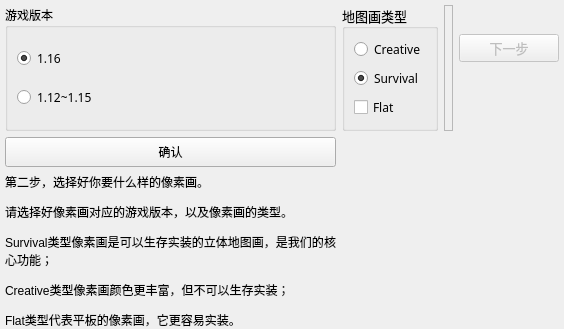
        <widget class="QWidget" name="PageType">
         <layout class="QGridLayout" name="gridLayout_3" rowstretch="0,0,0">
          <property name="leftMargin">
           <number>5</number>
          </property>
          <property name="topMargin">
           <number>5</number>
          </property>
          <property name="rightMargin">
           <number>5</number>
          </property>
          <property name="bottomMargin">
           <number>0</number>
          </property>
          <item row="0" column="3">
           <layout class="QVBoxLayout" name="verticalLayout_7">
            <item>
             <widget class="QPushButton" name="NextPage2">
              <property name="enabled">
               <bool>false</bool>
              </property>
              <property name="sizePolicy">
               <sizepolicy hsizetype="Fixed" vsizetype="Fixed">
                <horstretch>0</horstretch>
                <verstretch>0</verstretch>
               </sizepolicy>
              </property>
              <property name="minimumSize">
               <size>
                <width>100</width>
                <height>20</height>
               </size>
              </property>
              <property name="font">
               <font>
                <family>微软雅黑</family>
                <pointsize>10</pointsize>
               </font>
              </property>
              <property name="text">
               <string>下一步</string>
              </property>
             </widget>
            </item>
            <item>
             <spacer name="verticalSpacer_69">
              <property name="orientation">
               <enum>Qt::Vertical</enum>
              </property>
              <property name="sizeType">
               <enum>QSizePolicy::Preferred</enum>
              </property>
              <property name="sizeHint" stdset="0">
               <size>
                <width>20</width>
                <height>40</height>
               </size>
              </property>
             </spacer>
            </item>
           </layout>
          </item>
          <item row="2" column="0">
           <widget class="QLabel" name="label_8">
            <property name="sizePolicy">
             <sizepolicy hsizetype="Minimum" vsizetype="Expanding">
              <horstretch>0</horstretch>
              <verstretch>0</verstretch>
             </sizepolicy>
            </property>
            <property name="styleSheet">
             <string notr="true">backgroundcolor: rgb(255, 255, 255);</string>
            </property>
            <property name="text">
             <string>&lt;html&gt;&lt;head/&gt;&lt;body&gt;&lt;p align=&quot;justify&quot;&gt;第二步，选择好你要什么样的像素画。&lt;/p&gt;&lt;p align=&quot;justify&quot;&gt;请选择好像素画对应的游戏版本，以及像素画的类型。&lt;/p&gt;&lt;p align=&quot;justify&quot;&gt;Survival类型像素画是可以生存实装的立体地图画，是我们的核心功能；&lt;/p&gt;&lt;p align=&quot;justify&quot;&gt;Creative类型像素画颜色更丰富，但不可以生存实装；&lt;/p&gt;&lt;p align=&quot;justify&quot;&gt;Flat类型代表平板的像素画，它更容易实装。&lt;/p&gt;&lt;/body&gt;&lt;/html&gt;</string>
            </property>
            <property name="wordWrap">
             <bool>true</bool>
            </property>
           </widget>
          </item>
          <item row="0" column="0">
           <widget class="QGroupBox" name="BoxGameVersion">
            <property name="sizePolicy">
             <sizepolicy hsizetype="Minimum" vsizetype="Minimum">
              <horstretch>0</horstretch>
              <verstretch>0</verstretch>
             </sizepolicy>
            </property>
            <property name="font">
             <font>
              <family>微软雅黑</family>
              <pointsize>9</pointsize>
             </font>
            </property>
            <property name="title">
             <string>游戏版本</string>
            </property>
            <layout class="QVBoxLayout" name="verticalLayout_3">
             <item>
              <widget class="QRadioButton" name="isGame15">
               <property name="font">
                <font>
                 <family>微软雅黑</family>
                 <pointsize>9</pointsize>
                </font>
               </property>
               <property name="text">
                <string>1.16</string>
               </property>
               <property name="checked">
                <bool>true</bool>
               </property>
              </widget>
             </item>
             <item>
              <widget class="QRadioButton" name="isGame16">
               <property name="font">
                <font>
                 <family>微软雅黑</family>
                 <pointsize>9</pointsize>
                </font>
               </property>
               <property name="text">
                <string>1.12~1.15</string>
               </property>
              </widget>
             </item>
            </layout>
           </widget>
          </item>
          <item row="0" column="1">
           <widget class="QGroupBox" name="BoxMapType">
            <property name="sizePolicy">
             <sizepolicy hsizetype="Minimum" vsizetype="Minimum">
              <horstretch>0</horstretch>
              <verstretch>0</verstretch>
             </sizepolicy>
            </property>
            <property name="font">
             <font>
              <family>微软雅黑</family>
              <pointsize>10</pointsize>
             </font>
            </property>
            <property name="title">
             <string>地图画类型</string>
            </property>
            <layout class="QVBoxLayout" name="verticalLayout_5">
             <item>
              <widget class="QRadioButton" name="isMapCreative">
               <property name="font">
                <font>
                 <family>微软雅黑</family>
                 <pointsize>9</pointsize>
                </font>
               </property>
               <property name="text">
                <string>Creative</string>
               </property>
              </widget>
             </item>
             <item>
              <widget class="QRadioButton" name="isMapSurvival">
               <property name="font">
                <font>
                 <family>微软雅黑</family>
                 <pointsize>9</pointsize>
                </font>
               </property>
               <property name="text">
                <string>Survival</string>
               </property>
               <property name="checked">
                <bool>true</bool>
               </property>
              </widget>
             </item>
             <item>
              <widget class="QCheckBox" name="isMapFlat">
               <property name="font">
                <font>
                 <family>微软雅黑</family>
                 <pointsize>9</pointsize>
                </font>
               </property>
               <property name="text">
                <string>Flat</string>
               </property>
              </widget>
             </item>
            </layout>
           </widget>
          </item>
          <item row="0" column="2">
           <widget class="QLabel" name="IntroType">
            <property name="sizePolicy">
             <sizepolicy hsizetype="Expanding" vsizetype="Preferred">
              <horstretch>0</horstretch>
              <verstretch>0</verstretch>
             </sizepolicy>
            </property>
            <property name="frameShape">
             <enum>QFrame::StyledPanel</enum>
            </property>
            <property name="text">
             <string/>
            </property>
            <property name="wordWrap">
             <bool>true</bool>
            </property>
           </widget>
          </item>
          <item row="1" column="0">
           <widget class="QPushButton" name="confirmType">
            <property name="minimumSize">
             <size>
              <width>0</width>
              <height>30</height>
             </size>
            </property>
            <property name="text">
             <string>确认</string>
            </property>
           </widget>
          </item>
          <item row="1" column="1" rowspan="2" colspan="3">
           <widget class="QLabel" name="label_11">
            <property name="sizePolicy">
             <sizepolicy hsizetype="Expanding" vsizetype="Expanding">
              <horstretch>0</horstretch>
              <verstretch>0</verstretch>
             </sizepolicy>
            </property>
            <property name="text">
             <string/>
            </property>
            <property name="pixmap">
             <pixmap resource="Pics.qrc">:/new/Pic/BG3.png</pixmap>
            </property>
            <property name="scaledContents">
             <bool>true</bool>
            </property>
           </widget>
          </item>
         </layout>
        </widget>
